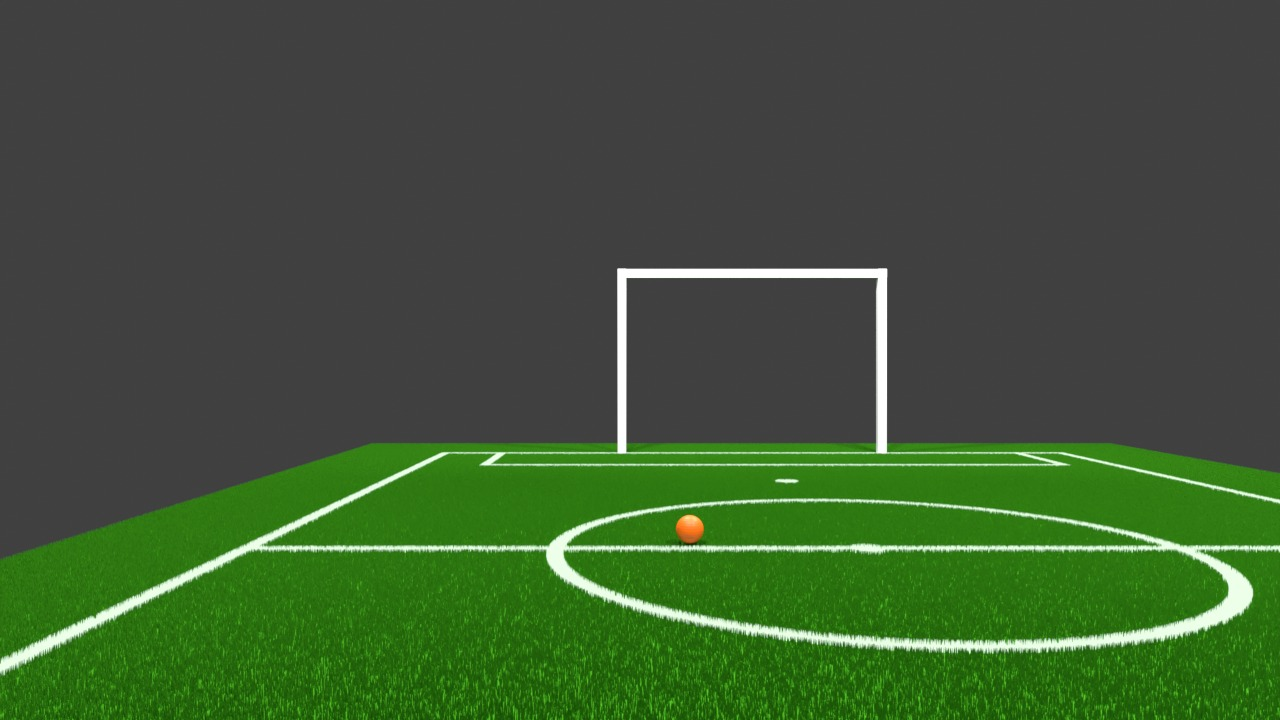
//> input picture ALTAIR_vision/samplesIMG/sampleLineDet.jpeg, 1280 x 720 px
$ ./field   (built with g++ and OpenCV 4)
//> lines starting //> are read from the running program, lines starting //| are printed output that depends on the picture; after the words box and inside, x2 and y2 are one past the last pixel; in counts of white or black regions, pixels touching at a corner belong together
//> further down, frame is the input picture: 720 rows x 1280 cols, CV_8UC3; mean B, G, R 53.5, 87.2, 62.8
#include <opencv2/opencv.hpp>
#include <iostream>
#include <vector>

// temporary color table for preprocess
cv::Scalar lowerGreen(35,100,100);
cv::Scalar upperGreen(85,255,255);

cv::Mat preprocess(const cv::Mat &frame){
    if (frame.empty()){
        throw std:: invalid_argument("Invalid frame or frame is empty");
     }
    cv::Mat hsv, greenMask, greenMaskCleaned;

    //  change image format from rgb to hsv
    cv::cvtColor(frame, hsv, cv::COLOR_BGR2HSV) ;
//> hsv: 720 rows x 1280 cols, CV_8UC3; mean H, S, V 20, 73.5, 87.2

    //  field green masking
    cv::inRange(hsv, lowerGreen, upperGreen, greenMask);
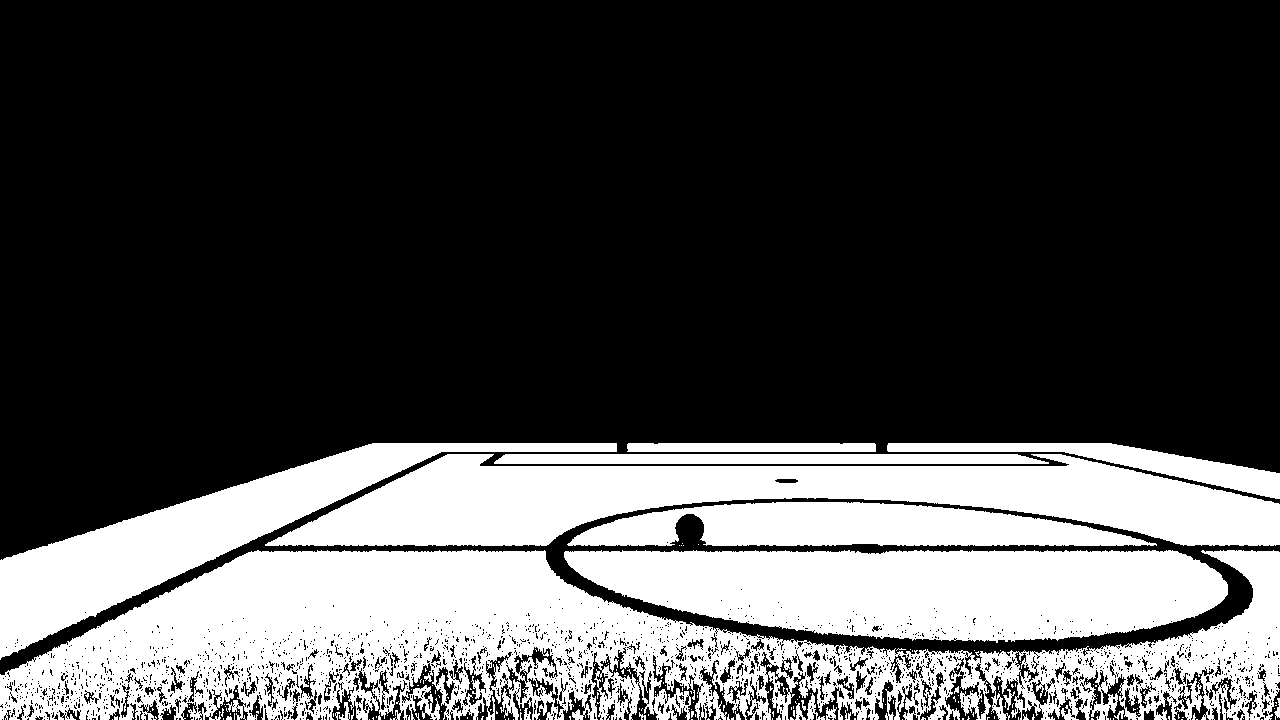
//> greenMask: 720 rows x 1280 cols, CV_8UC1; 29.6% white; 259 white regions (237 under 20 px), largest, box (x1, y1, x2, y2) and area: (0, 550, 1280, 720) 111613, (265, 454, 1280, 546) 50718, (564, 550, 1228, 643) 47371

    cv::Mat kernel = cv::getStructuringElement(cv::MORPH_ELLIPSE, cv::Size(3,3));

    cv::morphologyEx(greenMask, greenMaskCleaned, cv::MORPH_CLOSE, kernel, cv::Point(-1,-1), 3);
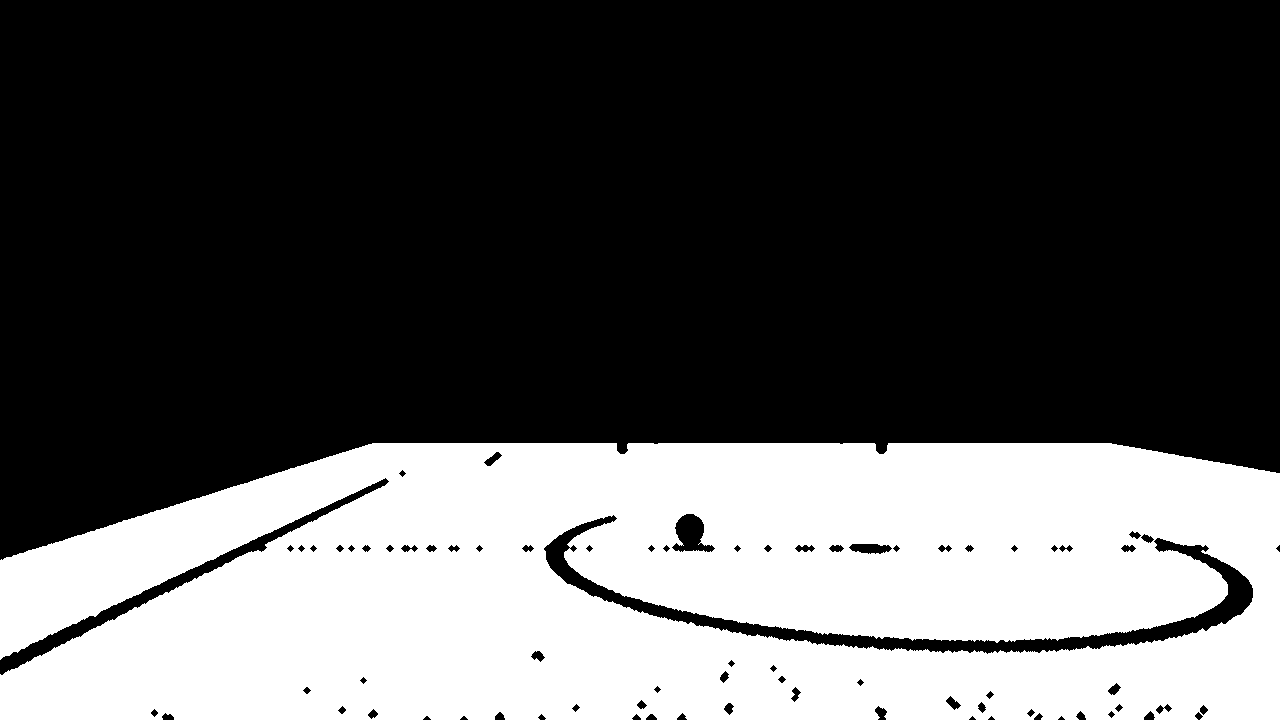
//> greenMaskCleaned: 720 rows x 1280 cols, CV_8UC1; 33.7% white; 1 white region

    std::vector<std::vector<cv::Point>>countours;
    cv::findContours(greenMaskCleaned, countours, cv::RETR_EXTERNAL, cv:: CHAIN_APPROX_SIMPLE);
//> countours = 1 contour; box (x1, y1, x2, y2) and area: (0, 443, 1280, 720) 323024

    // find largest countours
    std::vector<cv::Point> largest_countour ;
    if (!countours.empty()) {
        largest_countour = *std::max_element(countours.begin(), countours.end(), [](const std::vector<cv::Point>& a, const std::vector<cv::Point>& b)
        {
        return cv::contourArea(a) < cv::contourArea(b);
        });
//> largest_countour = 976 Points (x, y), first 12: [372, 443], [371, 444], [368, 444], [367, 445], [365, 445], [364, 446], [362, 446], [361, 447], [359, 447], [358, 448], [355, 448], [354, 449]
    }
    // create a mask for ROI
    cv::Mat roiMask = cv::Mat::zeros(greenMaskCleaned.size(), CV_8U);

    if (!largest_countour.empty()) {
        std::vector<cv::Point> hull;
        cv::convexHull(largest_countour, hull) ;
//> hull = 15 Points (x, y), first 12: [1111, 443], [1140, 448], [1231, 464], [1275, 472], [1279, 473], [1279, 719], [0, 719], [0, 560], [1, 559], [6, 557], [28, 550], [123, 520]
        cv::drawContours(roiMask, std::vector<std::vector<cv::Point>>{hull}, -1, 255, -1) ;
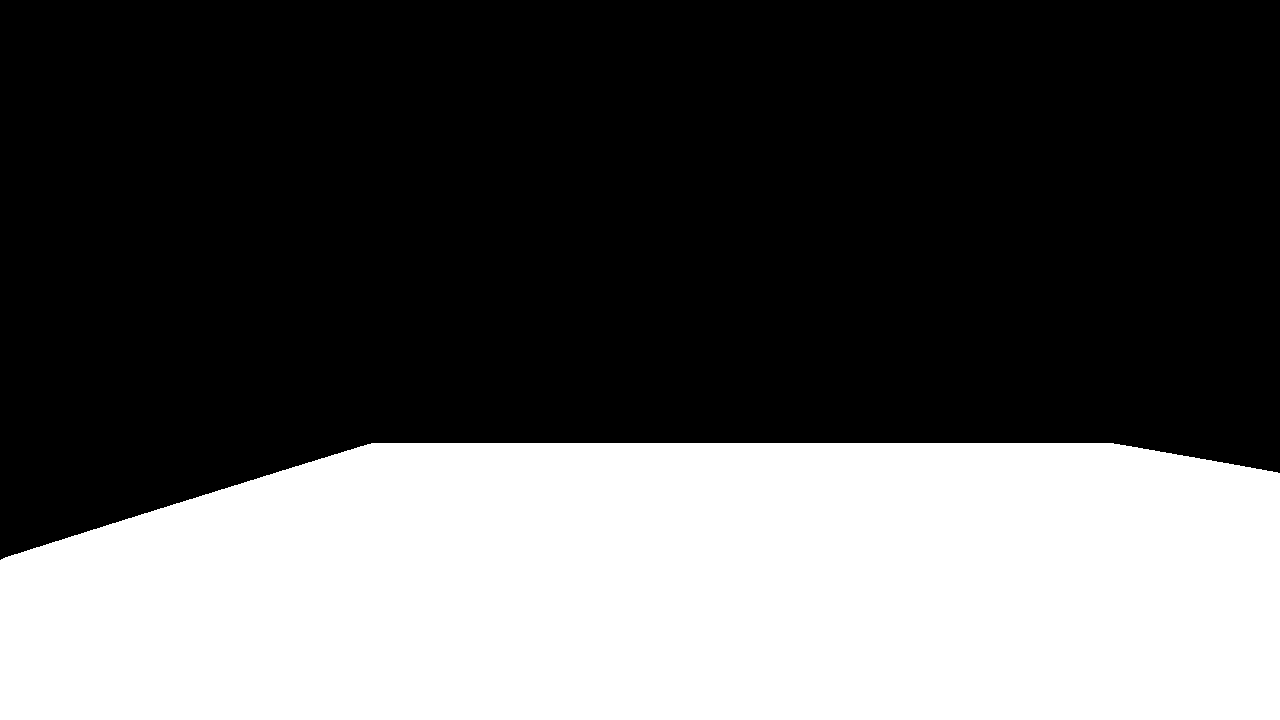
//> roiMask: 720 rows x 1280 cols, CV_8UC1; 35.9% white; 1 white region, box (x1, y1, x2, y2) and area: (0, 443, 1280, 720) 330617
    }

    // create ROI image using bitwise AND
    cv::Mat roi_image;
    if(!largest_countour.empty()) {
        cv::bitwise_and(frame, frame, roi_image, roiMask) ;
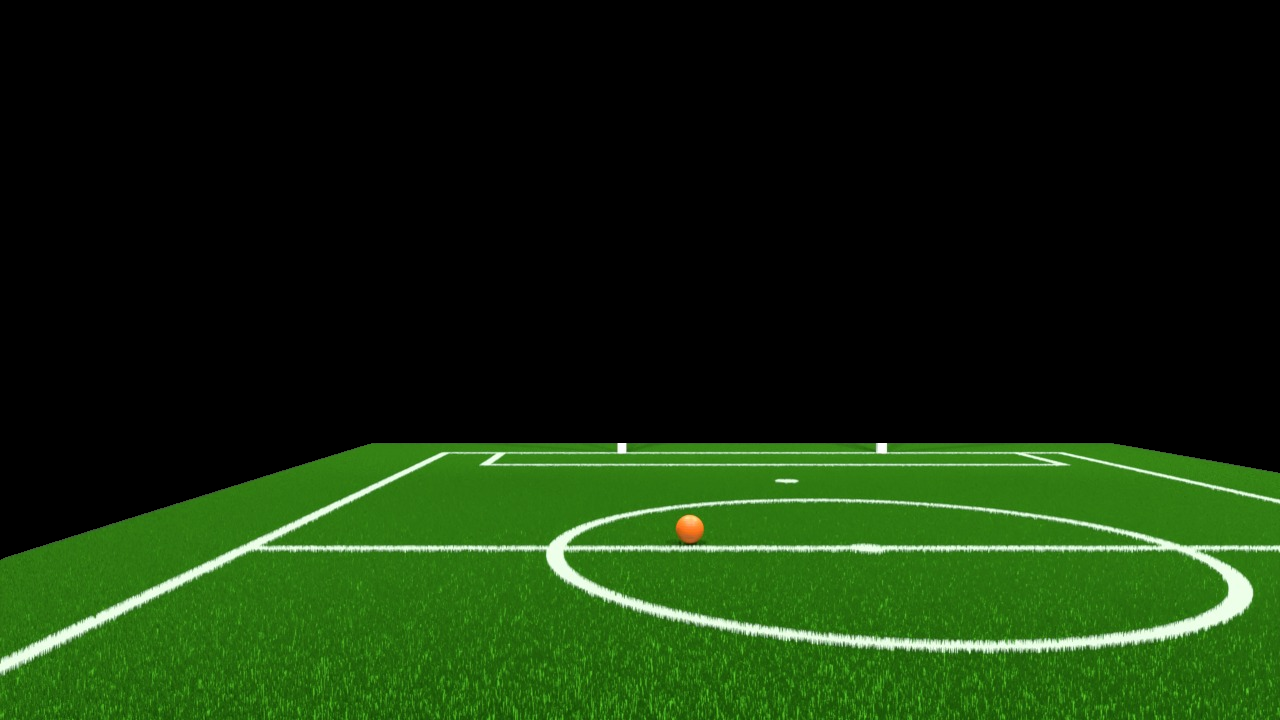
//> roi_image: 720 rows x 1280 cols, CV_8UC3; mean B, G, R 11.3, 44.9, 20.6
        return roi_image;
    }
    return frame ;
}

int main (){
    cv::Mat frame = cv::imread("/home/abyan/Documents/testing_CVc++/ALTAIR_vision/samplesIMG/sampleLineDet.jpeg") ;

    try{
        cv::Mat result = preprocess(frame);
        cv::imshow("Processed image" , result);

        while(true){
            char key = cv::waitKey(0);
//> the 'q' key is pressed
            if (key == 'q') {
                std::cout << "exiting program" << std::endl;
                break;
            } else {
                std::cout << "invalid terminate key. You press: " << char(key) << std::endl ;
            }
        }
        cv::destroyAllWindows();
    } catch (const std::invalid_argument &e){
        std::cerr << e.what() << std::endl;
    }
}

$ run again, with ALTAIR_vision/samplesIMG/WhatsApp Image 2024-12-21 at 15.46.52.jpeg copied over ALTAIR_vision/samplesIMG/sampleLineDet.jpeg
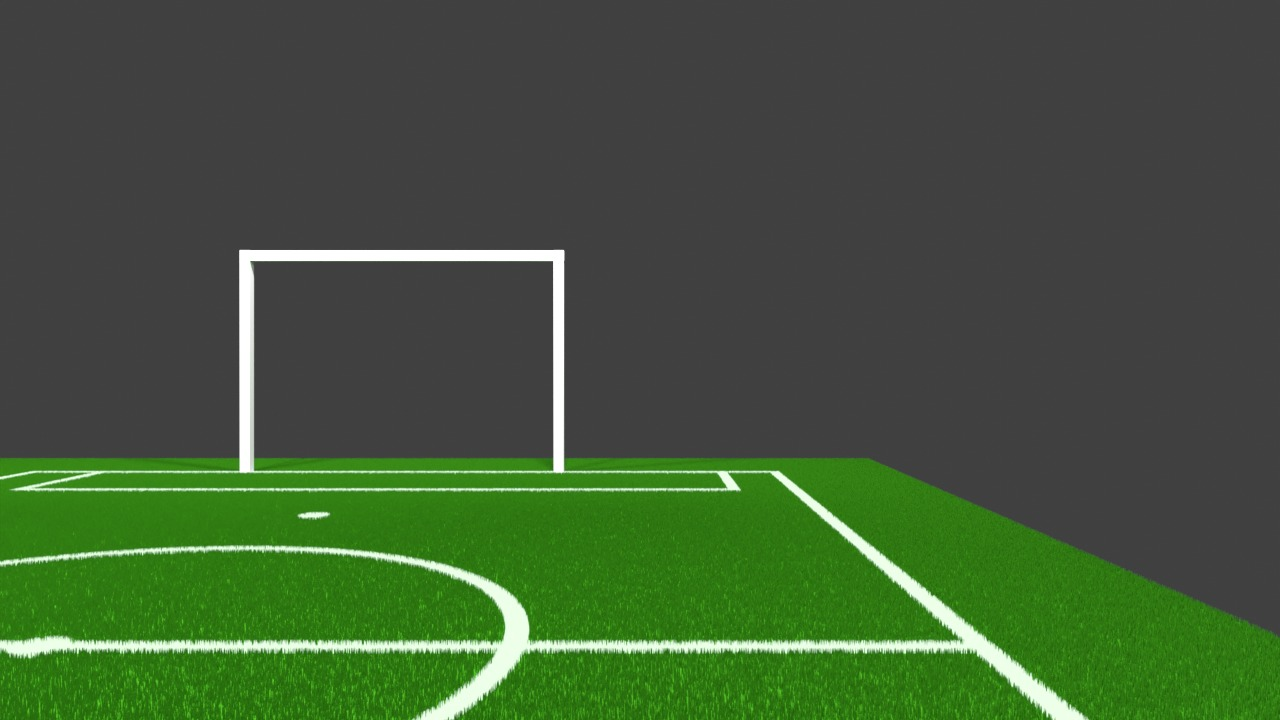
//> input picture ALTAIR_vision/samplesIMG/WhatsApp Image 2024-12-21 at 15.46.52.jpeg, 1280 x 720 px
//> frame is the input picture: 720 rows x 1280 cols, CV_8UC3; mean B, G, R 56.8, 88.4, 65.6
//> hsv: 720 rows x 1280 cols, CV_8UC3; mean H, S, V 18.3, 64.8, 88.5
//> in preprocess, `cv::inRange(hsv, lowerGreen, upperGreen, greenMask);`:
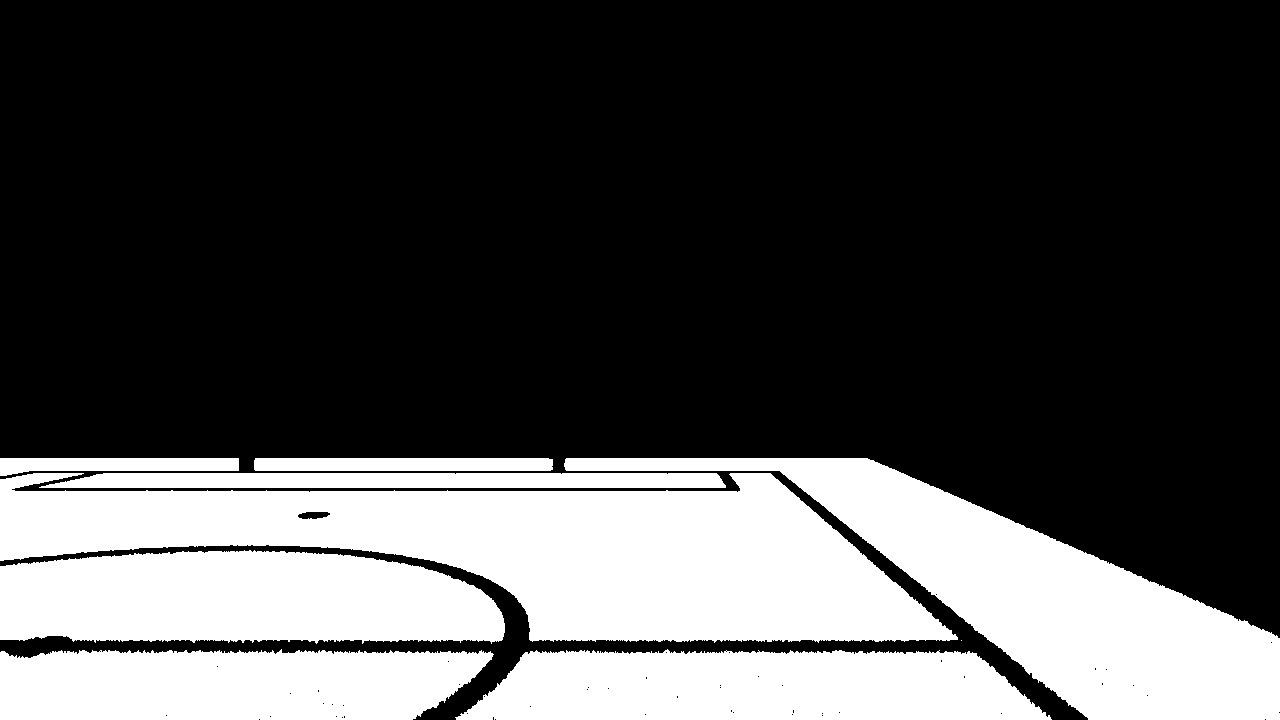
//> greenMask: 720 rows x 1280 cols, CV_8UC1; 29.3% white; 9 white regions (1 under 20 px), largest, box (x1, y1, x2, y2) and area: (0, 473, 958, 643) 87726, (564, 458, 1280, 720) 58621, (0, 550, 505, 644) 40169
//> greenMaskCleaned: 720 rows x 1280 cols, CV_8UC1; 29.9% white; 4 white regions (1 under 20 px)
//> countours = 4 contours, 1 with area under 20; largest, box (x1, y1, x2, y2) and area: (0, 458, 1280, 720) 207987, (455, 649, 1052, 720) 34807, (0, 649, 494, 720) 30802
//> largest_countour = 1266 Points (x, y), first 12: [0, 458], [0, 639], [18, 639], [19, 640], [20, 639], [22, 639], [23, 640], [24, 640], [25, 639], [27, 639], [28, 638], [30, 638]
//> hull = 11 Points (x, y): [867, 458], [873, 460], [894, 469], [1247, 621], [1271, 632], [1276, 635], [1279, 638], [1279, 719], [1088, 719], [0, 639], [0, 458]
//> roiMask: 720 rows x 1280 cols, CV_8UC1; 27.7% white; 1 white region, box (x1, y1, x2, y2) and area: (0, 458, 1280, 720) 255392
//> in preprocess, `cv::bitwise_and(frame, frame, roi_image, roiMask) ;`:
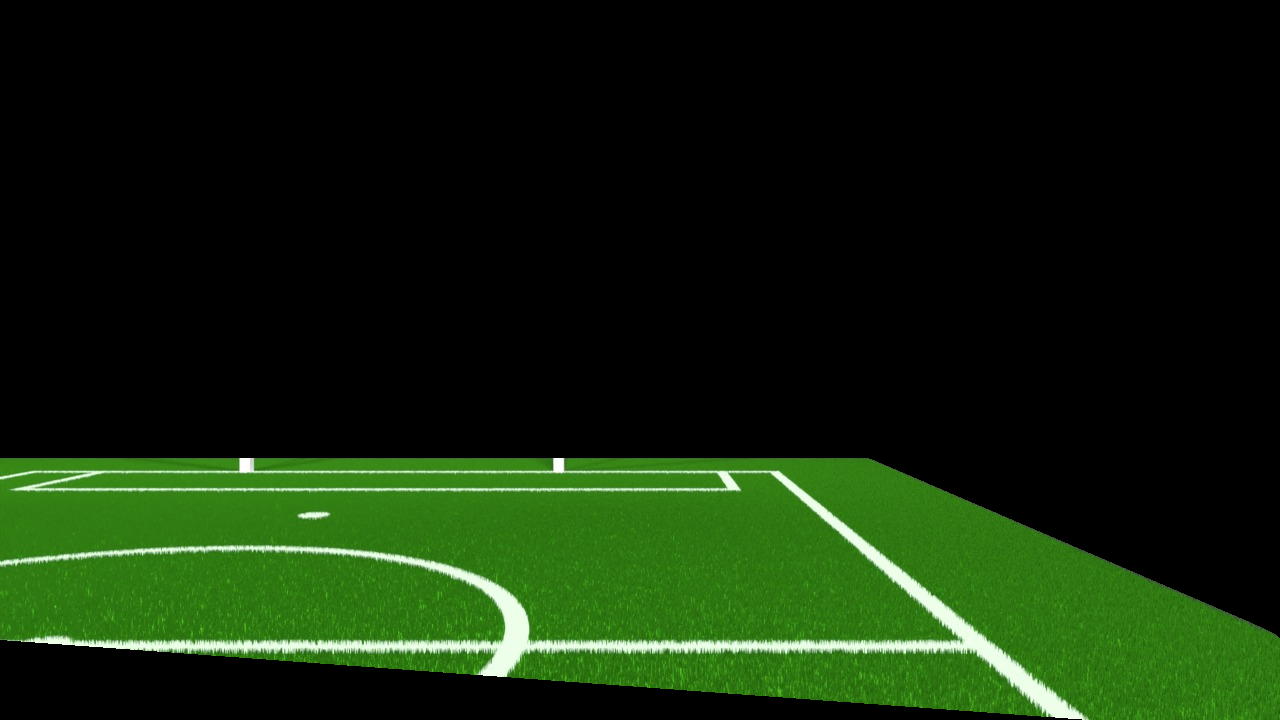
//> roi_image: 720 rows x 1280 cols, CV_8UC3; mean B, G, R 10.4, 37.3, 17.9
